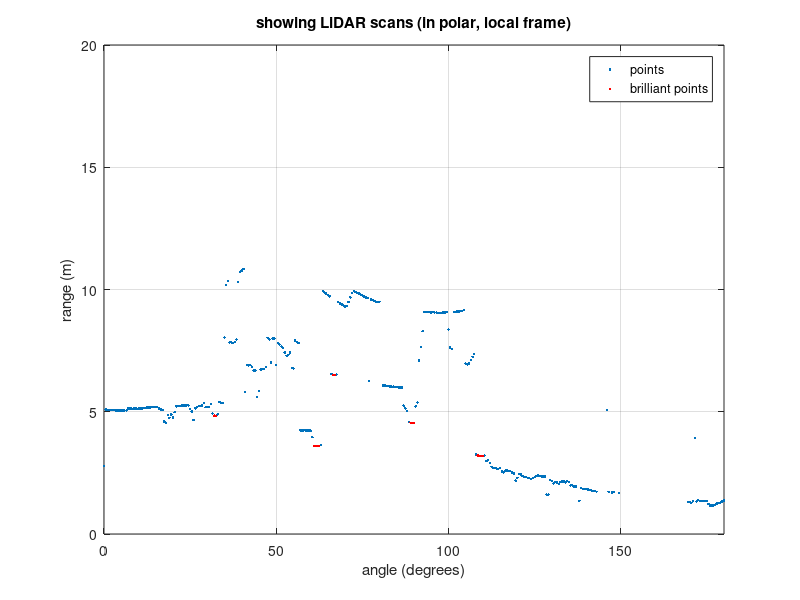

MATLAB code for this plot:

% ---------------------------------------------------------------------
% MTRN4010/2021.T1

% Example program, showing how to read the measurements, from the data file.
% by Jose Guivant. MTRN4010.

% You can modify this example, for solving some parts of the projects.

function YifuYe_Project2_z5111338()
    main();
end

function main()
    
    %Here, we load the data
    Data = load('Measurements_AAS01.mat');
    Data = Data.A; 

    %Here, we create a figure in which we will show the LiDAR scans, soon.
    angleScan = (0:360)/2;
    
    [r,~] = GetRangeAndIntensityFromRawScan(Data.scans(:,1));
    figure(2); clf();
    hL = plot(angleScan,r,'.'); 
    zoom on; grid on;
    title('showing LiDAR scans (in polar, local frame)'); 
    ylabel('range (m)'); xlabel('angle (degrees)'); axis([0,180,0,20]); 

    hold on;
    hL2 = plot(0,0,'.r');   %For showing brillant points, later.
    legend({'points','brilliant points'});
    
    i0 = 1;   %You should start at i0 = 1 or close.
    
    X = [0;0;pi/2] ;	%Initial pose. You will need it.
    t0 = 0.001*double(Data.t(i0));	%Initial time.  
    
    L = Data.L;	%Number of samples in this dataset.
    i0 = i0 + 1;
    for i = i0:L
        t = 0.001*double(Data.t(i));
        m = Data.Z(:,i);    %Data, related to sample-i
        
        NewSpeed = double(m(1))*0.001;          %Speed in m/s
        NewAngRate = double(m(2))*0.01;         %Rate in deg/sec
        
        %However, you decide the engineering units you want to use.
        fprintf('(%d) measured speed [%.2f]m/s, heading rate=[%.2f]deg/sec\n',i,NewSpeed,NewAngRate);
        
        indexScan = m(3);  
        
        dt = t-t0;
        t0 = t;
        
        %Here you could/should/may use a kinematic model, for the small horizon dt.
        %So you keep estimating the state vector X.
        %X(t+dt) = F( X(t), inputs(t),..)        
            
        
        %Now, if there is a LiDAR scan at this time?
        if (indexScan > 1)
            
            %Extract ranges and intensities, of the 361 "pixels"
            [r,I] = GetRangeAndIntensityFromRawScan(Data.scans(:, indexScan));
            
            ProcessLiDAR(r, I, X);
            %Here you may process the LiDAR
            %data. variable "X" is the current pose of the platform
            %(assuming you keep estimating it). If your procesing of the
            %LiDAR data does require it.

            %If we want to show it...
            set(hL,'ydata',r);
            %Which points do have intensity > 0 ?
            ii = find(I>0);
            set(hL2,'xdata',angleScan(ii),'ydata',r(ii));
            
            pause(0.04);  %Short pause, just to see some animation, more slowly.You may change this.
            
        end
    end
end 

% -------------------------------------------------------

%Function for parsing the binary scan; extracting ranges and intensities of reflections.
function [r,I] = GetRangeAndIntensityFromRawScan(scan)
    r = 0.01*single(bitand(scan,8191));
    I = bitshift(scan,-13);      
    %Bits [0:12] are range, bits [13:15] intensity
end


function ProcessLiDAR(r, I, X)
	%Whatever you want/need to do, can be done here.
end
% ---------------------------------------------------------------------

% --- END of example.
% Questions: ask the lecturer : j.guivant@unsw.edu.au
% or ask the demonstrators.

% ---------------------------------------------------------------------


